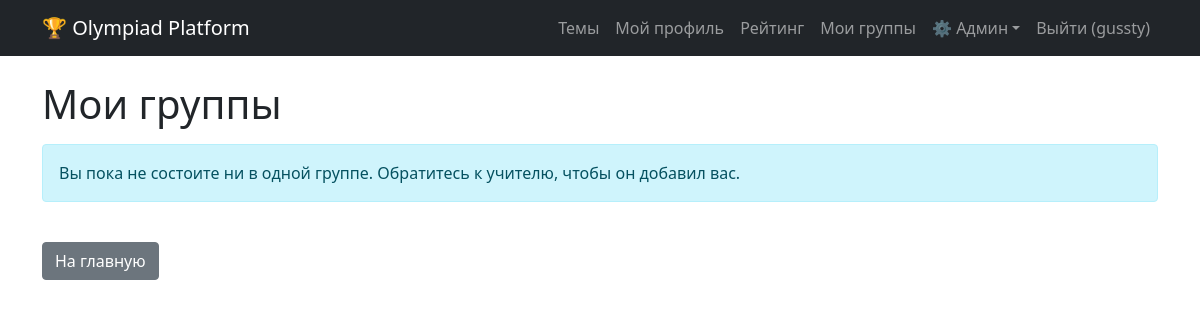
Before: /my_groups (signed in) with the older database file.
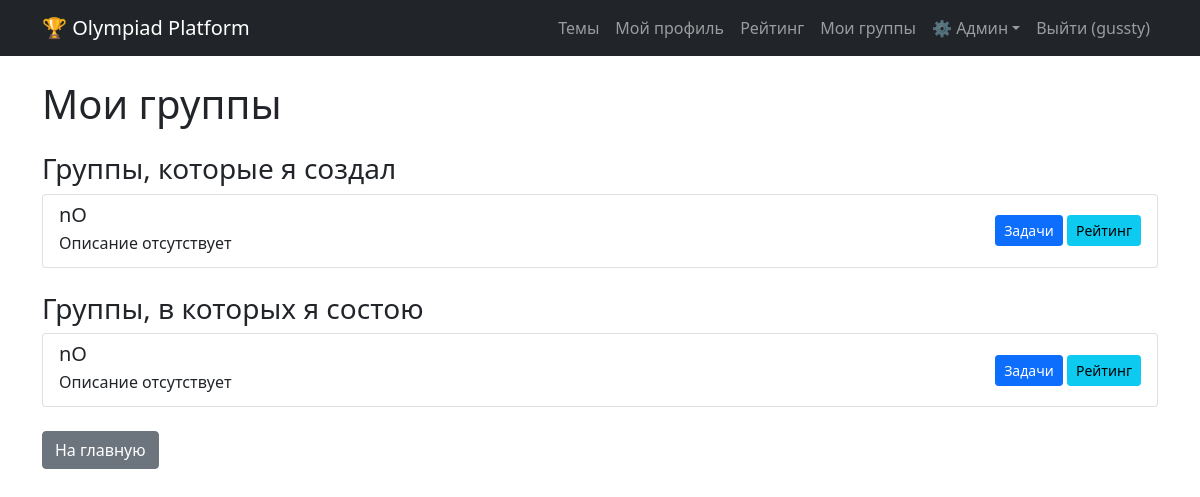
After: the same page with the newer database file.
### data/groups.py (models this page shows)
class Group(SqlAlchemyBase):
    __tablename__ = 'groups'
    id = sqlalchemy.Column(sqlalchemy.Integer, primary_key=True, autoincrement=True)
    name = sqlalchemy.Column(sqlalchemy.String, nullable=False)
    description = sqlalchemy.Column(sqlalchemy.Text, nullable=True)
    created_by = sqlalchemy.Column(sqlalchemy.Integer, sqlalchemy.ForeignKey("users.id"), nullable=False)
    created_at = sqlalchemy.Column(sqlalchemy.DateTime, default=datetime.datetime.now)
    members = orm.relationship("GroupMember", back_populates="group", cascade="all, delete-orphan")
    tasks = orm.relationship("GroupTask", back_populates="group", cascade="all, delete-orphan")

### app.py (the view)
@app.route('/my_groups')
@login_required
def my_groups():
    with db_session.session_scope() as session:
        member_of = session.query(GroupMember).filter(GroupMember.user_id == current_user.id).all()
        groups = [session.query(Group).get(m.group_id) for m in member_of]
        owned_groups = session.query(Group).filter(Group.created_by == current_user.id).all()
        return render_template('my_groups.html', groups=groups, owned_groups=owned_groups)

### app.py (called while the page is built)
@login_manager.user_loader
def load_user(user_id):
    session = db_session.create_session()
    user = session.get(User, int(user_id))
    if user:
        _ = user.is_admin
        _ = user.is_super_admin
    session.close()
    return user

@app.context_processor
def inject_user():
    return dict(current_user=current_user)

### data/db_session.py (called while the page is built)
def create_session() -> Session:
    global __factory
    return __factory()

@contextmanager
def session_scope():
    session = create_session()
    try:
        yield session
        session.commit()
    except Exception:
        session.rollback()
        raise
    finally:
        session.close()

### templates/my_groups.html
{% extends "base.html" %}
{% block content %}
<h1>Мои группы</h1>
{% if owned_groups %}
<h3 class="mt-4">Группы, которые я создал</h3>
<div class="list-group mb-4">
    {% for group in owned_groups %}
    <div class="list-group-item">
        <div class="d-flex w-100 justify-content-between align-items-center">
            <div>
                <h5 class="mb-1">{{ group.name }}</h5>
                <p class="mb-1">{{ group.description or 'Описание отсутствует' }}</p>
            </div>
            <div>
                <a href="{{ url_for('group_tasks_list', group_id=group.id) }}" class="btn btn-sm btn-primary">Задачи</a>
                <a href="{{ url_for('group_rating', group_id=group.id) }}" class="btn btn-sm btn-info">Рейтинг</a>
            </div>
        </div>
    </div>
    {% endfor %}
</div>
{% endif %}
{% if groups %}
<h3>Группы, в которых я состою</h3>
<div class="list-group">
    {% for group in groups %}
    <div class="list-group-item">
        <div class="d-flex w-100 justify-content-between align-items-center">
            <div>
                <h5 class="mb-1">{{ group.name }}</h5>
                <p class="mb-1">{{ group.description or 'Описание отсутствует' }}</p>
            </div>
            <div>
                <a href="{{ url_for('group_tasks_list', group_id=group.id) }}" class="btn btn-sm btn-primary">Задачи</a>
                <a href="{{ url_for('group_rating', group_id=group.id) }}" class="btn btn-sm btn-info">Рейтинг</a>
            </div>
        </div>
    </div>
    {% endfor %}
</div>
{% else %}
<div class="alert alert-info mt-3">
    Вы пока не состоите ни в одной группе. Обратитесь к учителю, чтобы он добавил вас.
</div>
{% endif %}
<a href="{{ url_for('index') }}" class="btn btn-secondary mt-4">На главную</a>
{% endblock %}

Changed rows visible on the page:
added Group: name "nO", description "Описание отсутствует"
Other visible differences:
text no longer shown: "Вы пока не состоите ни в одной группе. Обратитесь к учителю, чтобы он добавил вас."
text now shown: "Группы, которые я создал Группы, в которых я состою"
